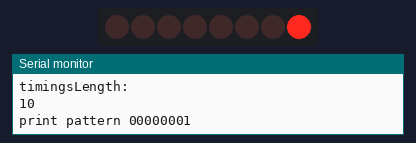
A sketch run on a simulated Arduino Uno, built with avr-gcc and run on an emulated ATmega328P. Shown: 8 shift-register outputs drawn as a row of LEDs (first output left, lit = HIGH), the last lines printed to the serial monitor.

Above: at 3.2 s.
At 6.4 s:
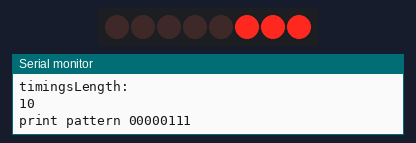
At 9.6 s:
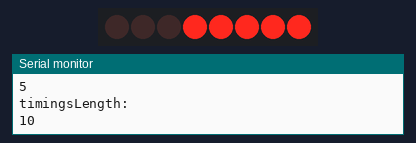
At 11.7 s:
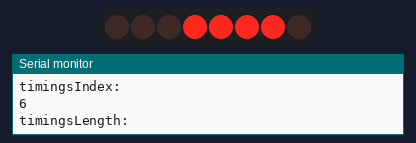
At 14.8 s:
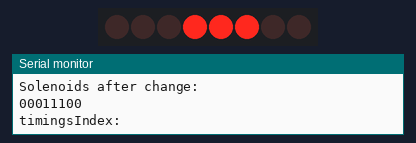
At 18.9 s:
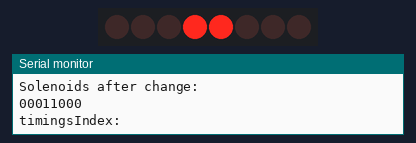
Timing chart, 0 to 26.8 s (numbered marks = the images above):
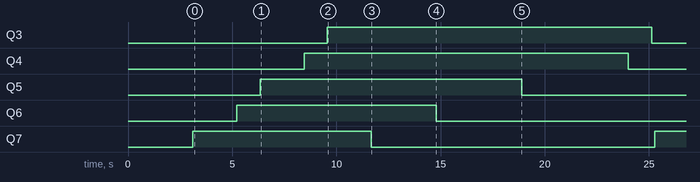

Measured:
- by itself, Q3: LOW → HIGH at 9.6 s, → LOW 15.6 s later
- by itself, Q4: LOW → HIGH at 8.4 s, → LOW 15.6 s later
- by itself, Q5: LOW → HIGH at 6.3 s, → LOW 12.6 s later
- by itself, Q6: LOW → HIGH at 5.2 s, → LOW 9.6 s later
- by itself, Q7: LOW → HIGH at 3.1 s, → LOW 8.6 s later, → HIGH 13.6 s later

The sketch:

V1.ino
```cpp
//int noteStatus [] = {1, 1, 1, 1, 0, 0, 0, 0, 1, 0, 1, 1, 0, 0, 1, 1, 1, 0, 0, 1, 1, 0, 0, 1, 0, 1, 0, 1, 0, 1, 1, 1, 0, 0, 0, 0, 1, 0, 1};
//int note [] = {45, 52, 59, 60, 59, 52, 60, 45, 50, 50, 50, 48, 50, 48, 41, 48, 55, 55, 48, 57, 50, 41, 50, 50, 57, 48, 50, 45, 48, 52, 59, 60, 59, 52, 60, 45, 50, 50, 50};
//float timings [] = {3.75, 0.31, 0.31, 0.31, 0.03, 0.10, 0.34, 0, 0.16, 0.17, 0.14, 0.09, 0.03, 0.26, 0.02, 0.31, 0.31, 0.28, 0, 0.03, 0, 0.01, 0.59, 0.03, 0.01, 0.31, 0.03, 0.01, 0.31, 0.03, 0.60, 0.03, 0.28, 0.31, 0.31, 0.03, 0.10, 0.34, 0};

int noteStatus [] = {1, 1, 1, 1, 1, 0, 0, 0, 0, 0};
int note [] = {24, 25, 26, 27, 28, 24, 25, 26, 27, 28};
float timings [] = {3, 2, 1, 2, 1, 2, 3, 4, 5, 1};

int current [] = {0, 0, 0, 0, 0, 0, 0, 0};
byte shift[8];
//----------------------------------------//

//Pin connected to latch pin (ST_CP) of 74HC595
const int latchPin = 1;
//Pin connected to clock pin (SH_CP) of 74HC595
const int clockPin = 2;
////Pin connected to Data in (DS) of 74HC595
const int dataPin = 0;

int currentIndex = 0;
int timingsIndex = 0;
long delayInSeconds;
int timingsLength;
int statusIndex;
int shiftIndex = 0;
int maxShiftRegister = 1;
float timingDelay;
//----------------------------------------//

//uint64_t solenoids = 0b0000000011111111000000001111111100000000111111110000000011111111;
uint8_t solenoids = 0b00000000;
//---------------------------------------//

void setup() {
  // put your setup code here, to run once:

  pinMode(latchPin, OUTPUT);
  pinMode(dataPin, OUTPUT);
  pinMode(clockPin, OUTPUT);

  Serial.begin(9600);
  timingsLength = sizeof(timings) / sizeof(float); //gets the length of the timing array
  //Serial.println(timings[timingsLength]);
  //Serial.println(lengthN);
  timingsIndex = 0;
  //  Serial.println("Before change: ");
  //  print16(solenoids);
  //  bitWrite(solenoids, 14, 1);
  //  Serial.println("After change: ");
  //  print16(solenoids);
  //  digitalWrite(latchPin,0);
  //shift[0] = solenoids;
  //shift[1] = solenoids >> 8;
  //shiftOut(dataPin, clockPin, LSBFIRST, shift[1]);
  //shiftOut(dataPin, clockPin, LSBFIRST, shift[0]);
  shiftOut(dataPin, clockPin, LSBFIRST, solenoids);
  Serial.println("reset");
  //  print8(shift[1]);
  //  print8(shift[0]);
  //  digitalWrite(latchPin,1);
}

void loop() {
  if (timingsIndex <= timingsLength) {
    delayInSeconds = timings[timingsIndex] * 1000;              //convert the delay time to ms
    delay(delayInSeconds);              //delay by ms
    Serial.println("delay: ");
    Serial.println(delayInSeconds);           // reset the currentIndex to zero so that the first note is written to the first element in this loop
    currentIndex = 0;
    current[currentIndex] = note[timingsIndex] - 24;            //convert the note number to the bit number in the solenoids variable
    Serial.println("Current note: ");
    Serial.println(current[currentIndex]);
    Serial.println("Solenoids before change: ");
    print8(solenoids);
    bitWrite(solenoids, current[currentIndex], noteStatus[timingsIndex]);//writes to the specific bit number of the solenoid variable turning it on or off
    Serial.println("Solenoids after change: ");
    print8(solenoids);
    timingsIndex++;         //increases the timingIndex by one to check the next note
    Serial.println("timingsIndex: ");
    Serial.println(timingsIndex);
    Serial.println("timingsLength: ");
    Serial.println(timingsLength);
    //------------------------------------------------------------------//

    for (timingsIndex; timingsIndex < timingsLength; timingsIndex++) {          //checks the next timing to see whether it is a zero or not
      if (timings[timingsIndex] == 0) {          //if it is a zero then change the bit for that particular note to a high or low
        current[currentIndex] = note[timingsIndex] - 24;
        bitWrite(solenoids, current[currentIndex], noteStatus[timingsIndex]);
        Serial.println("loop: ");
        Serial.println(timingsIndex);
        print8(solenoids);
      }
      else {
        break;          //if it isn't a zero then break out of the for loop
      }
    }
    //-----------------------------------------------------------------//

    digitalWrite(latchPin, 0);
    shiftOut(dataPin, clockPin, LSBFIRST, solenoids);         //writes to the shift registers byte by byte
    Serial.print("print pattern ");
    print8(solenoids);
    digitalWrite(latchPin, 1);

    //  shiftIndex = 0;        //set the shiftIndex to zero to get ready to form all of the bytes
    //  shift[shiftIndex] = solenoids;
    //  shiftIndex++;
    //  for (shiftIndex; shiftIndex < maxShiftRegister; shiftIndex++) {              //forms the bytes for each of the shift registers by moving bytes of the solenoid variables down in bytes
    //    shift[shiftIndex] = (solenoids >> 8);
    //  }
    //  shiftIndex = 0;           //resets the shiftIndex to get it ready to write to the shift registers
    //  digitalWrite(latchPin, 0);            //sets the latch low so none of the bits change while writing
    //  for (shiftIndex; shiftIndex < maxShiftRegister; shiftIndex++) {
    //    shiftOut(dataPin, clockPin, LSBFIRST, shift[shiftIndex]);         //writes to the shift registers byte by byte
    //    Serial.print("shift ");
    //    Serial.println(shiftIndex);
    //    print8(shift[shiftIndex]);
    //  }
    //  //  shiftOut(dataPin,clockPin,MSBFIRST, shift[shiftIndex]);
    //  digitalWrite(latchPin, 1);          //sets latch high to shift all of the solenoids
    //-----------------------------------------------------------------//
    Serial.println("");
  }
}

void print16(uint16_t myByte) {
  for (uint16_t mask = 0x8000; mask; mask >>= 1) {
    if (mask  & myByte)
      Serial.print('1');
    else
      Serial.print('0');
  }
  Serial.println("");
}

void print8(byte myByte) {
  for (byte mask = 0x80; mask; mask >>= 1) {
    if (mask  & myByte)
      Serial.print('1');
    else
      Serial.print('0');
  }
  Serial.println("");
}
```
